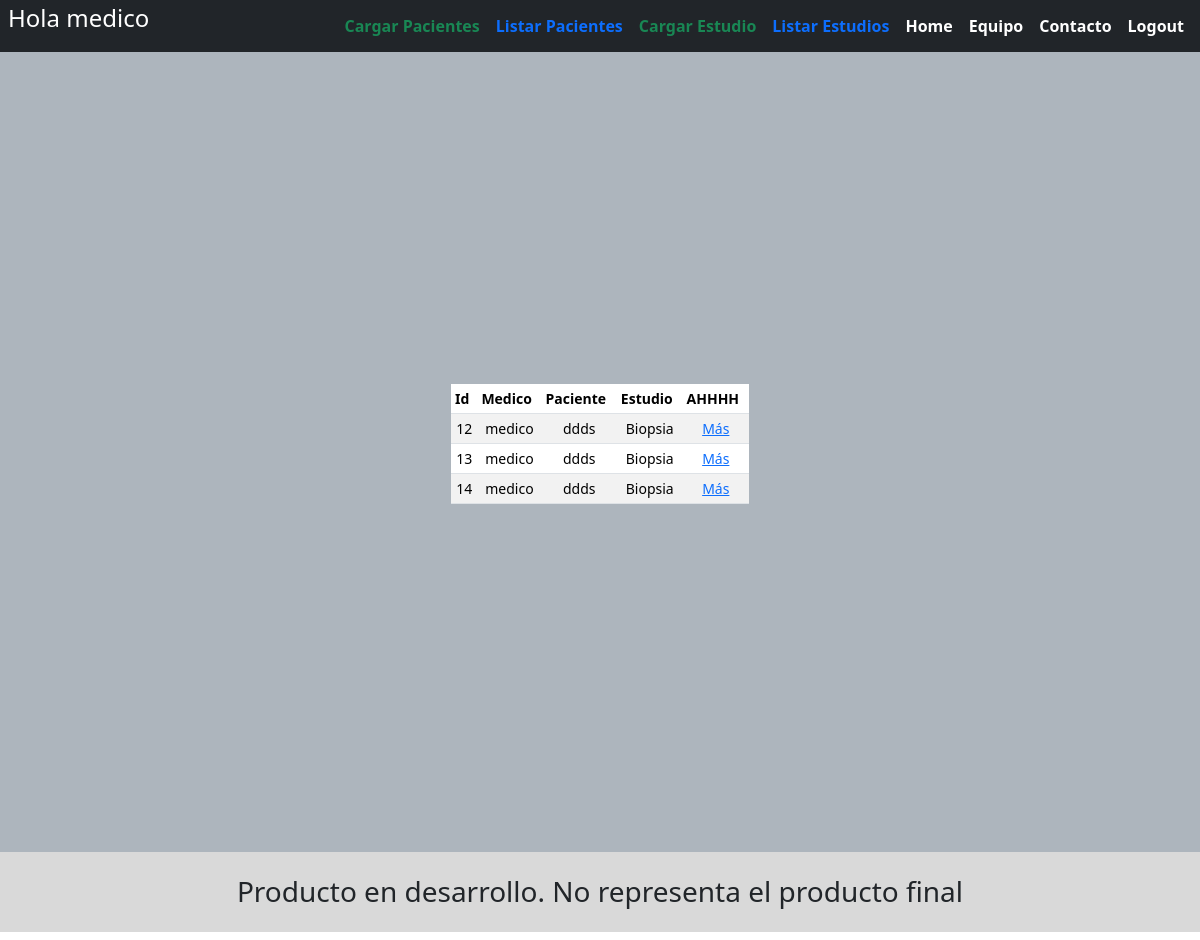
The app's page /lista_estudio/ (signed in), older data.
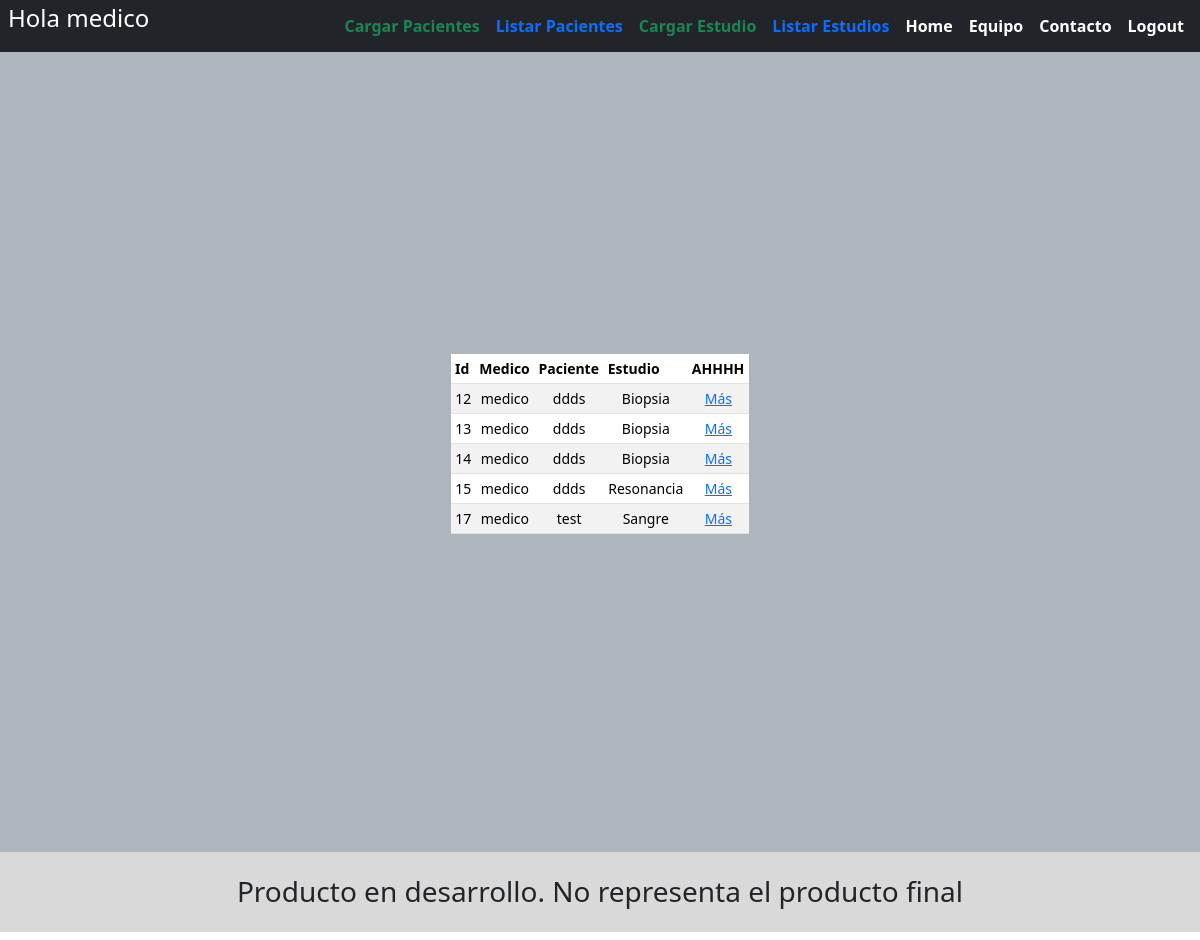
The same page, newer data.
### estudios/models.py (models this page shows, shortened)
class Estudio(models.Model):
	id 						= models.BigAutoField(primary_key=True, unique=True)
	medico					= models.CharField(max_length=30, null=False, blank=False, default="no")
	paciente				= models.CharField(max_length=30, null=False, blank=False)
	tipoEstudio				= models.CharField(max_length=30, null=False, blank=False, default="asd")

### estudios/views.py (the view)
# urls.py: path('lista_estudio/', formulario_lista_estudios_view, name="lista_estudio_1"),
def formulario_lista_estudios_view(request):
	user = request.user.username
	context = {}
	listaestudios = Estudio.objects.all()
	listaestudios = Estudio.objects.all().filter(medico=user)
	context['listaestudios'] = listaestudios
	return render(request, 'estudios/formulario_lista_estudios.html',context)

### estudios/templates/estudios/formulario_lista_estudios.html (shortened to what this page needs)
{% extends 'base.html' %}
{% block content %}
<main class="form-signin w-100 m-auto">
	<div class="table-responsive small">
		<table class="table table-striped table-sm">
			<thead>
	      <tr>
	        <th scope="col">Id</th>
	        <th scope="col">Medico</th>
	        <th scope="col">Paciente</th>
	        <th scope="col">Estudio</th>
	        <th scope="col">AHHHH</th>
	      </tr>
	    </thead>
	    <tbody>
	    	{% for estudio in listaestudios %}
	    	<tr>
					<td class="text-center align-middle">{{estudio.id}}</td>
					<td class="text-center align-middle">{{estudio.medico}}</td>
					<td class="text-center align-middle">{{estudio.paciente}}</td>
					<td class="text-center align-middle">{{estudio.tipoEstudio}}</td>
					<td class="text-center align-middle">
						<a href="{% url 'datos_paciente' %}">Más</a>
					</td>
	    	</tr>
	    	{% endfor %}
	    </tbody>
		</table>
</main>
{% endblock content %}

Row changes from the older to the newer data that the page shows:
added Estudio: id "15", medico "medico", paciente "ddds", tipoEstudio "Resonancia"
added Estudio: id "17", medico "medico", paciente "test", tipoEstudio "Sangre"
